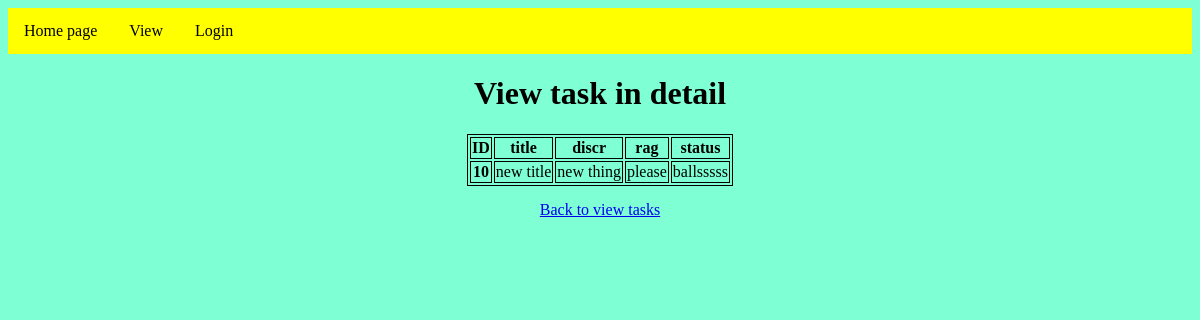
/view/detail/10/, run on the app's committed database.
### taskmanager/models.py (models this page shows, shortened)
class Task(models.Model):
    title = models.CharField(max_length=255)
    discr = models.CharField(max_length=255)
    rag = models.CharField(max_length=255)
    status = models.CharField(max_length=255)

### taskmanager/views.py (the view)
# urls.py: path("view/detail/<pk>/", views.TaskDetailView.as_view(), name="detail"),
class TaskDetailView(ContextDataMixim, generic.DetailView):
    model = Task
    title = "Detailed"
    template_name = "task_detail.html"
    context_object_name = "task"
    fields = ["title", "discr", "rag", "status"]

### taskmanager/views.py (called while the page is built)
    def get_context_data(self, **kwargs: Any) -> dict[str, Any]:
        context = super().get_context_data(**kwargs)
        context["fields"] = Task._meta.fields
        return context

### taskmanager/templates/task_detail.html (shortened to what this page needs)
{% extends 'base_layout.html' %}
{% load static %}
    {% block content %}
    <link rel="stylesheet" href="{% static 'mainstatic.css' %}">
    <h1>View task in detail</h1>
    {% endblock %}

### taskmanager/templates/base_layout.html (shortened to what this page needs)
{% load static %}
<!DOCTYPE html>
<html>
{% block head %}
<head>
    <link rel="stylesheet" href={% static "mainstatic.css" %}>
    <ul>
        <li><a href="{% url 'main' %}">Home page</a></li>
        <li><a href="/view">View</a></li>
        {% if user.is_authenticated %}
            <li><a href="{% url 'logout' %}">Logout</a></li>
        {% else %}
            <li><a href="{% url 'login' %}">Login</a></li>
        {% endif %}
    </ul>
</head>
{% endblock %}
    {% block content %}{% endblock %}
{% block table %}
<table class="center">
<tr>{% for field in fields %}<th>{{ field.verbose_name }}</th>{% endfor %}</tr>
<tr>
    <td><b>{{ task.id }}</b></td>
    <td>{{ task.title }}</td>
    <td>{{ task.discr }}</td>
    <td>{{ task.rag }}</td>
    <td>{{ task.status }}</td>
</tr>
</table>
<p><a href="/view">Back to view tasks</a></p>
{% endblock %}
</html>

### taskmanager/static/mainstatic.css (style rules this page uses)
table, th, td { border: 1px solid black; text-align: center; }
table.center { margin-left: auto; margin-right: auto; }
p { line-height: 1; }
ul { list-style-type: none; margin: 0; padding: 0; overflow: hidden; background-color: yellow; }
li { float: left; }
li a { display: block; color: black; text-align: center; padding: 14px 16px; text-decoration: none; }
h1, body { text-align: center; }

### data on the page
Task: id "10", title "new title", discr "new thing", rag "please", status "ballsssss"

### other printed values
{{ field.verbose_name }} "ID" "title" "discr" "rag" "status"
